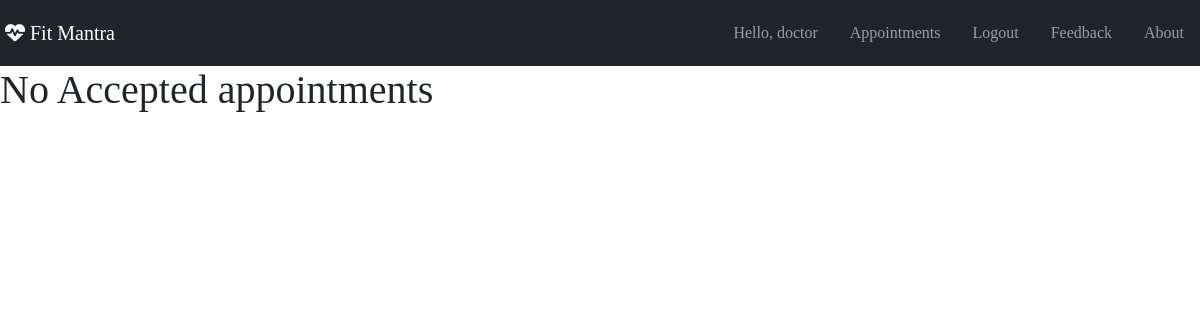
/feedback (signed in), run on an earlier commit of the app's database.
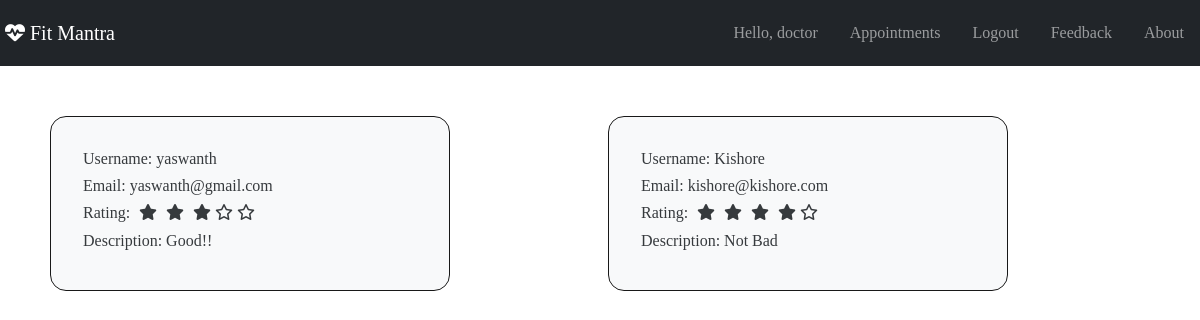
And on a later commit of the database.
### home/models.py (models this page shows)
class Feedbacks(models.Model):
    user = models.ForeignKey(User, on_delete=models.DO_NOTHING)
    rate = models.IntegerField(default=0)
    description = models.TextField()

### home/views.py (the view)
# urls.py: path('feedback', views.feedback, name='feedback'),
def feedback(request):
    feed_user = Feedbacks.objects.filter(user_id=request.user.id)
    allfeeds = Feedbacks.objects.all()
    if request.method == "POST":
        rate = request.POST["rate"]
        des = request.POST["suggest"]
        user_id = request.POST["user_id"]
        feed = Feedbacks(rate=rate, description=des, user_id=user_id)
        feed.save()
    return render(request, "home/feedback.html", {"feeds": feed_user, "allfeeds": allfeeds})

### home/templates/home/feedback.html (shortened to what this page needs)
{% extends 'home/base.html'%}
{% block content %}
    {% if user.username == "doctor" %}
        {% if allfeeds|length > 0 %}
            <div class="cls">
                {% for feed in allfeeds %}
                <div class="card app bg-light">
                    <h6>Username:  {{ feed.user.username }}</h6>
                    <h6>Email:  {{ feed.user.email }}</h6>
                    <h6>Rating:
                        {% if feed.rate == 1 %}
                          <i class="fas fa-star"></i>
                          <i class="far fa-star"></i>
                          <i class="far fa-star"></i>
                          <i class="far fa-star"></i>
                          <i class="far fa-star"></i>
                        {% elif feed.rate == 2 %}
                            <i class="fas fa-star"></i>
                            <i class="fas fa-star"></i>
                            <i class="far fa-star"></i>
                            <i class="far fa-star"></i>
                            <i class="far fa-star"></i>
                        {% elif feed.rate == 3 %}
                            <i class="fas fa-star"></i>
                            <i class="fas fa-star"></i>
                            <i class="fas fa-star"></i>
                            <i class="far fa-star"></i>
                            <i class="far fa-star"></i>
                        {% elif feed.rate == 4 %}
                            <i class="fas fa-star"></i>
                            <i class="fas fa-star"></i>
                            <i class="fas fa-star"></i>
                            <i class="fas fa-star"></i>
                            <i class="far fa-star"></i>
                        {% elif feed.rate == 5 %}
                            <i class="fas fa-star"></i>
                            <i class="fas fa-star"></i>
                            <i class="fas fa-star"></i>
                            <i class="fas fa-star"></i>
                            <i class="fas fa-star"></i>
                        {% else %}
                            <i class="far fa-star"></i>
                            <i class="far fa-star"></i>
                            <i class="far fa-star"></i>
                            <i class="far fa-star"></i>
                            <i class="far fa-star"></i>
                        {% endif %}
                    </h6>
                    <h6>Description:  {{ feed.description }}</h6>
                </div>
                {% endfor %}
            </div>
{% else %}
<h1>No Accepted appointments</h1>
{% endif %}
    {% endif %}
{%  endblock %}

What changed in the data, as far as the page shows it:
added Feedbacks: user.username "yaswanth", user.email "yaswanth@gmail.com", rate 3 (drawn), description "Good!!"
added Feedbacks: user.username "Kishore", user.email "kishore@kishore.com", rate 4 (drawn), description "Not Bad"
Also different on the page:
text no longer shown: "No Accepted appointments"
